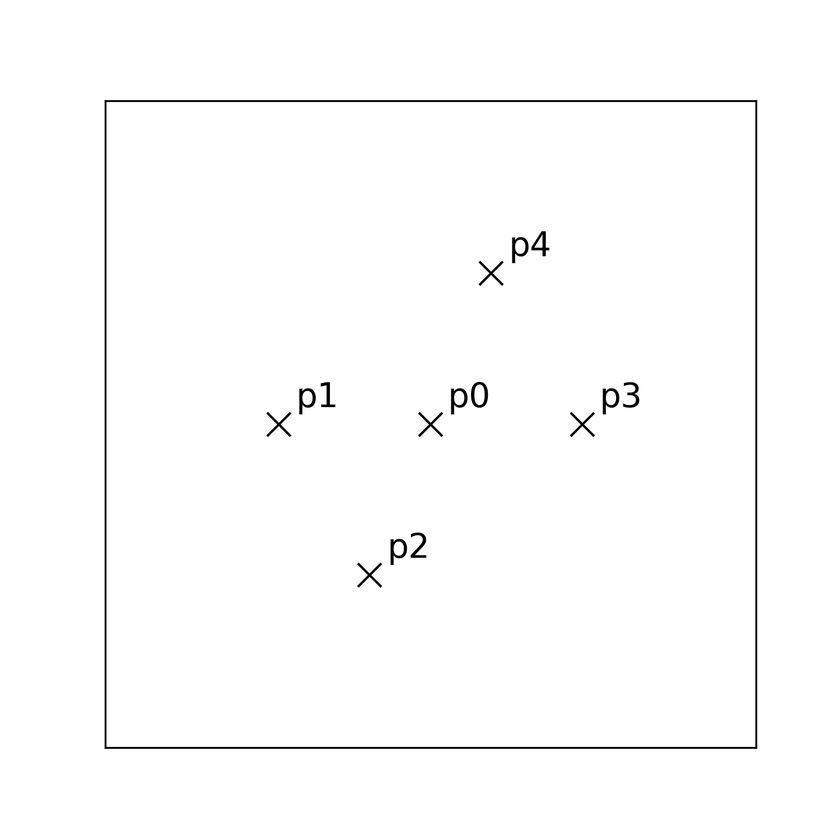
#> input picture Need_for_thesis_sim/after_rot.png, 840 x 840 px, shrunk from 1500 x 1500 before the run; its folder holds only this picture in this run
$ python rever_png.py
#> lines starting #> are read from the running program, lines starting #| are printed output that depends on the picture
import numpy as np
import os
import matplotlib.pyplot as plt

# Get all .png files in this folder
pngs = os.listdir()
pngs = [png for png in pngs if '.png' in png]

# Make the cmap
colors = ['#ebe8e8', '#000000']
cmap = plt.cm.colors.LinearSegmentedColormap.from_list("", colors)

# Loop over all pngs
for png in pngs:
    # Get the data
    data = plt.imread(png)
#> data is the input picture: shape (840, 840, 4) float32; mean R, G, B, A 0.99, 0.99, 0.99, 1
    # Convert to grayscale
    data = np.mean(data, axis=2)
#> data: shape (840, 840) float32
    # Remove pixels from each side
    nr_pix_rm = 6
    data = data[nr_pix_rm:-nr_pix_rm-2, nr_pix_rm+2:-nr_pix_rm-1]
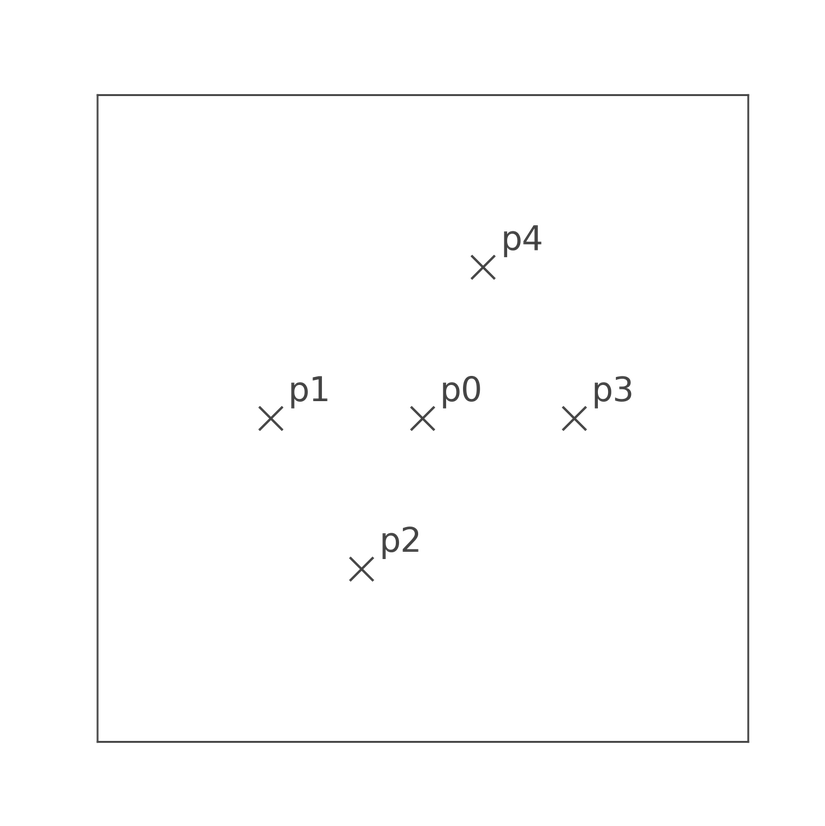
#> data: shape (826, 825) float32; min 0.25, max 1, mean 0.992
    # Set outer most pixels to max
    nr_max_pix = 2
    data[:nr_max_pix, :] = np.max(data)
    data[-nr_max_pix:, :] = np.max(data)
    data[:, :nr_max_pix] = np.max(data)
    data[:, -nr_max_pix:] = np.max(data)


    # Plot with new cmap
    plt.figure()
    plt.imshow(data, cmap=cmap)
    plt.axis('off')
    plt.savefig('i'+png, bbox_inches='tight', dpi=500)

$ run again, on Need_for_thesis_sim/efficiencies.png
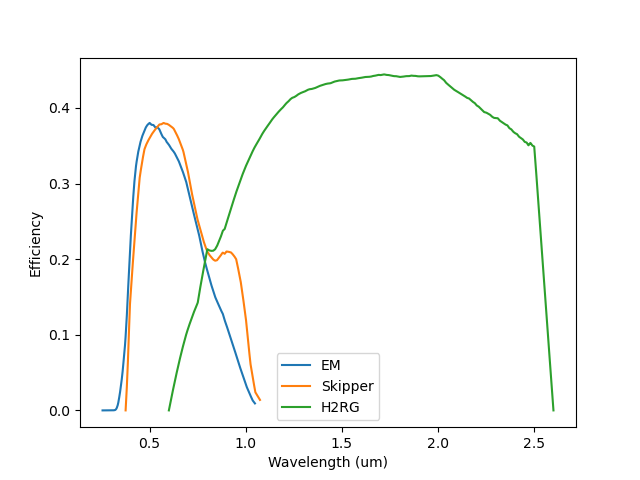
#> input picture Need_for_thesis_sim/efficiencies.png, 640 x 480 px
#> data is the input picture: shape (480, 640, 4) float32; mean R, G, B, A 0.979, 0.982, 0.978, 1
#> `data = np.mean(data, axis=2)`:
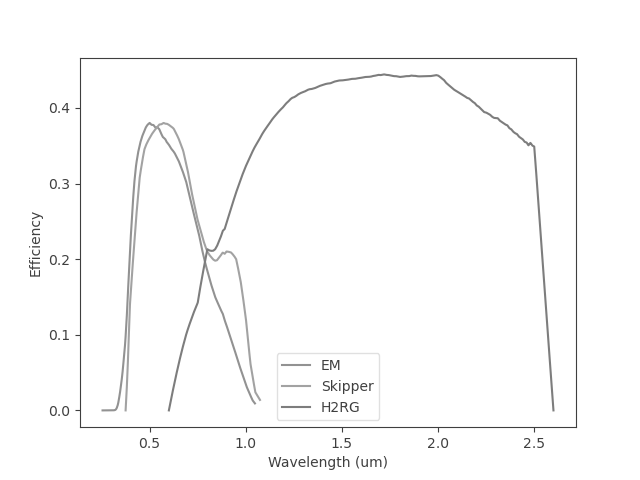
#> data: shape (480, 640) float32; min 0.25, max 1, mean 0.985
#> `data = data[nr_pix_rm:-nr_pix_rm-2, nr_pix_rm+2:-nr_pix_rm-1]`:
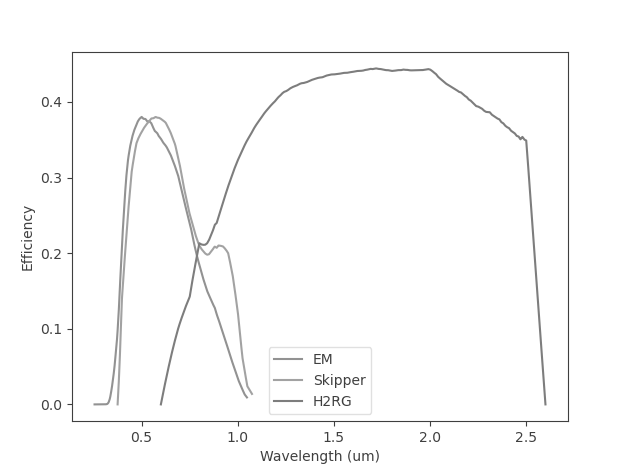
#> data: shape (466, 625) float32; min 0.25, max 1, mean 0.984

$ run again, on Need_for_thesis_sim/input.png
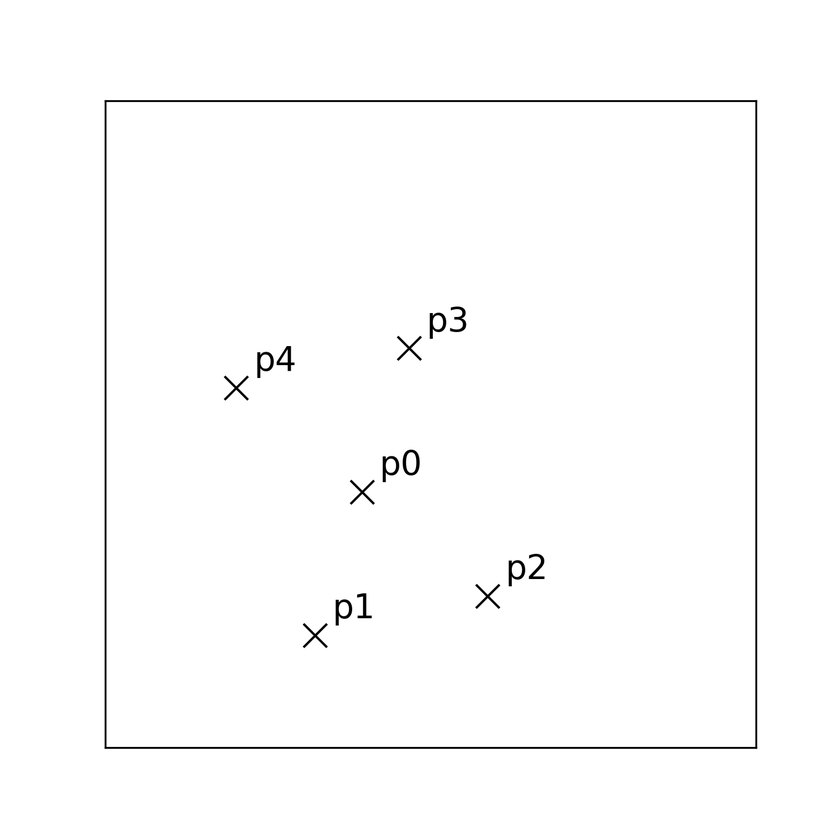
#> input picture Need_for_thesis_sim/input.png, 840 x 840 px, shrunk from 1500 x 1500 before the run
#> data is the input picture: shape (840, 840, 4) float32; mean R, G, B, A 0.99, 0.99, 0.99, 1
#> `data = data[nr_pix_rm:-nr_pix_rm-2, nr_pix_rm+2:-nr_pix_rm-1]`:
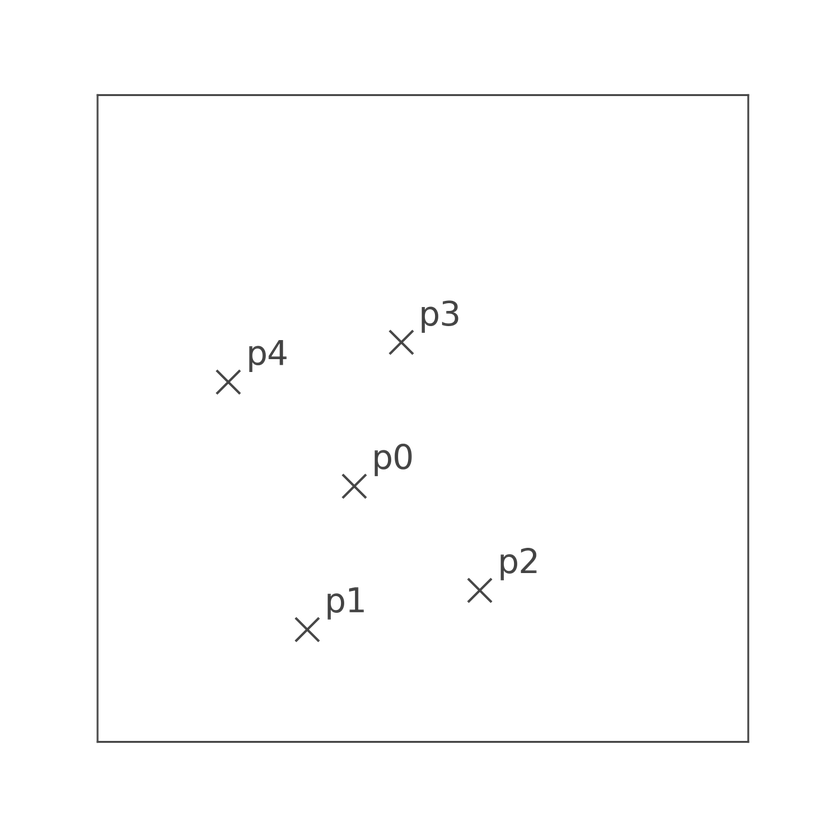
#> data: shape (826, 825) float32; min 0.25, max 1, mean 0.992

$ run again, on Need_for_thesis_sim/after_scale.png
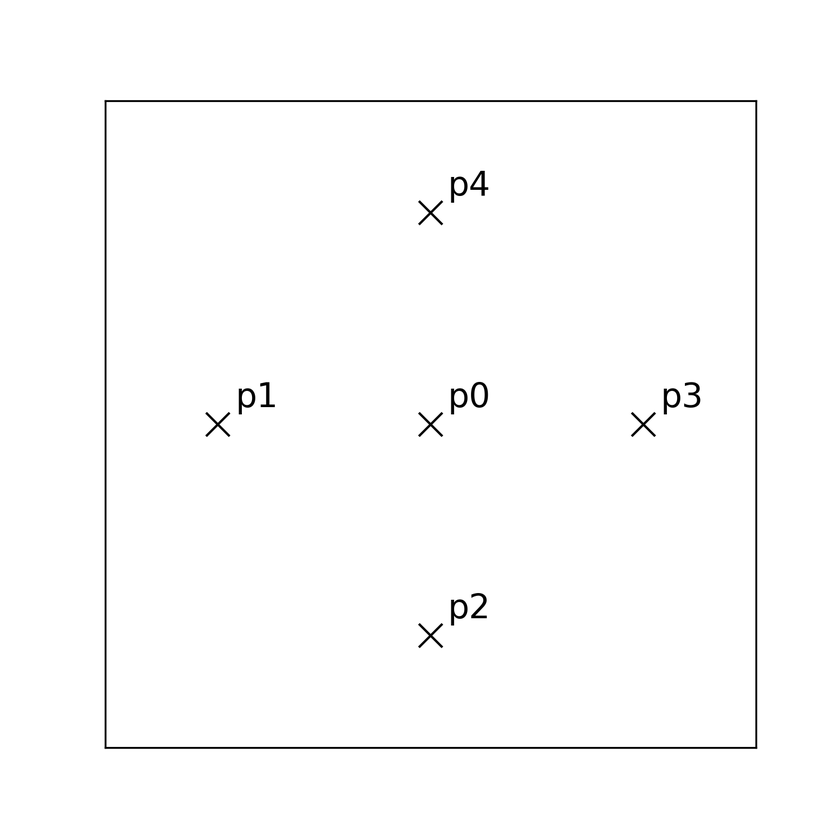
#> input picture Need_for_thesis_sim/after_scale.png, 840 x 840 px, shrunk from 1500 x 1500 before the run
#> data is the input picture: shape (840, 840, 4) float32; mean R, G, B, A 0.99, 0.99, 0.99, 1
#> `data = data[nr_pix_rm:-nr_pix_rm-2, nr_pix_rm+2:-nr_pix_rm-1]`:
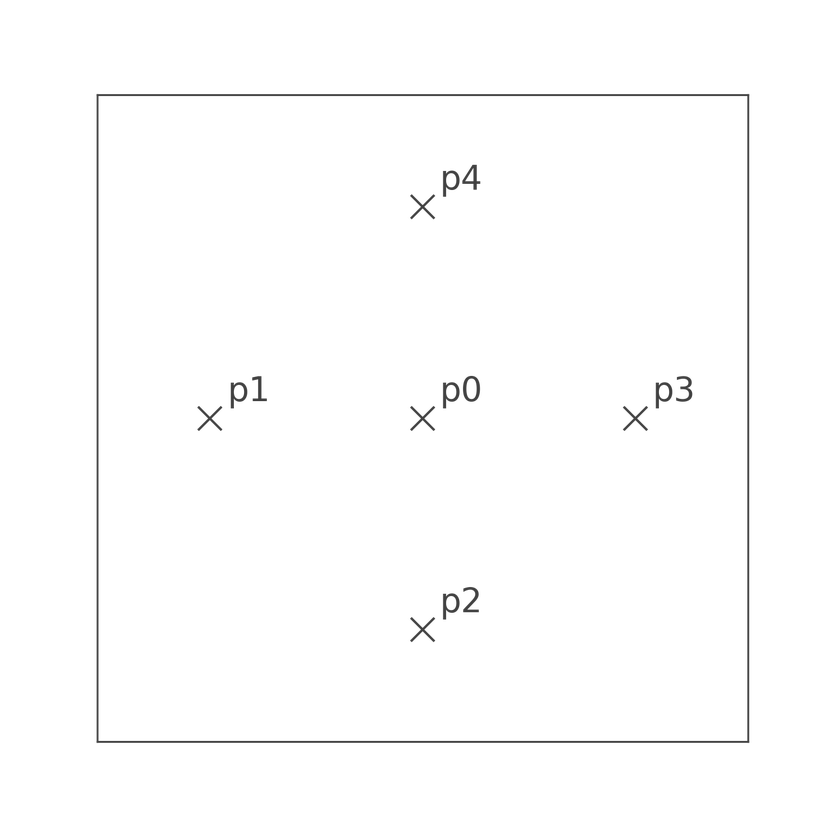
#> data: shape (826, 825) float32; min 0.25, max 1, mean 0.992
